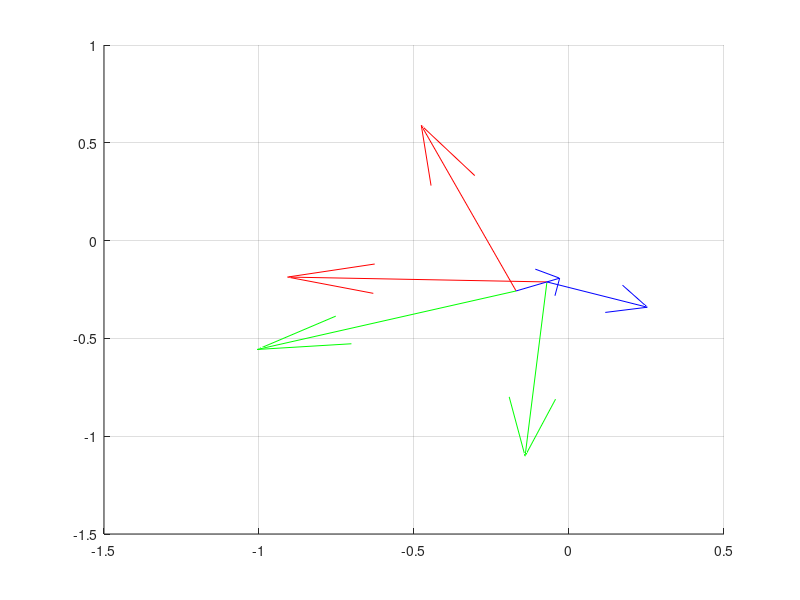
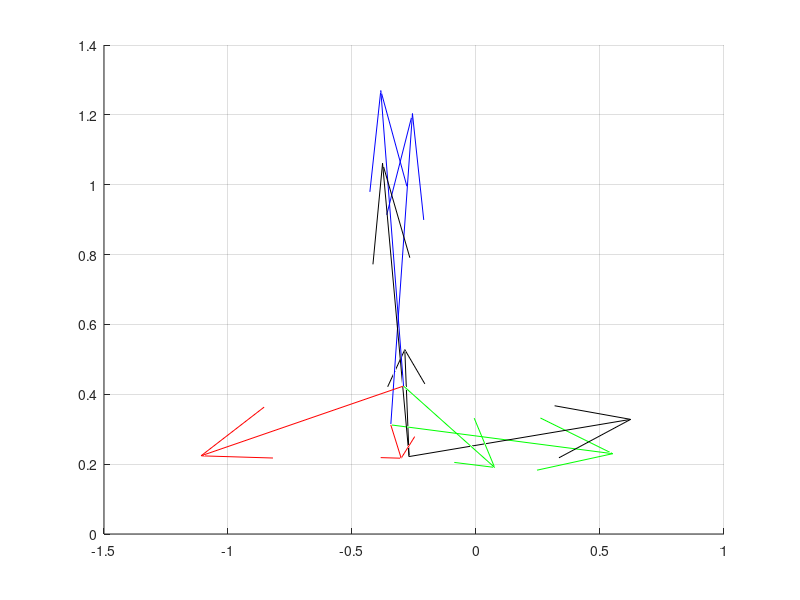

Source code (MATLAB) for these figures, in order:
clear all;
close all;

load('stylusEndEffector.mat');
load('stylusNeedleTip.mat');
load('handEyeData.mat');
rob2needle = csvread('rob2needle.csv');

stylusEndEffector_cam = stylusEndEffector;
stylusNeedleTip_cam = stylusNeedleTip;

% dist = norm(stylusNeedleTip(1:3,4)-stylusEndEffector(1:3,4))


stylusEndEffector_rob = Y*stylusEndEffector_cam;
[U,S,V] = svd(stylusEndEffector_rob(1:3,1:3));
stylusEndEffector_rob = [U*V' stylusEndEffector_rob(1:3,4); 0 0 0 1];

stylusNeedleTip_rob = Y*stylusNeedleTip_cam;
[U,S,V] = svd(stylusNeedleTip_rob(1:3,1:3));
stylusNeedleTip_rob = [U*V' stylusNeedleTip_rob(1:3,4); 0 0 0 1];
%stylusNeedleTip_rob = [stylusEndEffector_rob(1:3,1:3) stylusNeedleTip_rob(1:3,4); 0 0 0 1];
% stylusNeedleTip_rob = stylusEndEffector_rob*rob2needle;
% 
% zAxis = stylusNeedleTip_rob(1:3,4) - stylusEndEffector_rob(1:3,4);
% axisAngle = vrrotvec([0 0 1], zAxis);
% stylusNeedleTip_rob = [vrrotvec2mat(axisAngle) stylusNeedleTip_rob(1:3,4); 0 0 0 1]; 

% stylusEndEffector_rob
% stylusNeedleTip_rob
% 
% dist = norm(stylusNeedleTip_rob(1:3,4)-stylusEndEffector_rob(1:3,4))

robPose = stylusNeedleTip_rob*inv(rob2needle);

stretch = 1;

pr0 = [0 0 0 1]';
xr0 = stretch * [1 0 0 0]';
yr0 = stretch * [0 1 0 0]';
zr0 = stretch * [0 0 1 0]';

quiv_ee_cam = zeros(4,4);
quiv_nt_cam = zeros(4,4);
quiv_ee_rob = zeros(4,4);
quiv_nt_rob = zeros(4,4);
quiv_newpose_rob = zeros(4,4);

quiv_ee_cam(1,:) = stylusEndEffector_cam*pr0;
quiv_ee_cam(2,:) = stylusEndEffector_cam*xr0;
quiv_ee_cam(3,:) = stylusEndEffector_cam*yr0;
quiv_ee_cam(4,:) = stylusEndEffector_cam*zr0;

quiv_nt_cam(1,:) = stylusNeedleTip_cam*pr0;
quiv_nt_cam(2,:) = stylusNeedleTip_cam*xr0;
quiv_nt_cam(3,:) = stylusNeedleTip_cam*yr0;
quiv_nt_cam(4,:) = stylusNeedleTip_cam*zr0;

quiv_ee_rob(1,:) = stylusEndEffector_rob*pr0;
quiv_ee_rob(2,:) = stylusEndEffector_rob*xr0;
quiv_ee_rob(3,:) = stylusEndEffector_rob*yr0;
quiv_ee_rob(4,:) = stylusEndEffector_rob*zr0;

quiv_nt_rob(1,:) = stylusNeedleTip_rob*pr0;
quiv_nt_rob(2,:) = stylusNeedleTip_rob*xr0;
quiv_nt_rob(3,:) = stylusNeedleTip_rob*yr0;
quiv_nt_rob(4,:) = stylusNeedleTip_rob*zr0;

quiv_newpose_rob(1,:) = robPose*pr0;
quiv_newpose_rob(2,:) = robPose*xr0;
quiv_newpose_rob(3,:) = robPose*yr0;
quiv_newpose_rob(4,:) = robPose*zr0;

figure();
hold on
grid on;
quiver3(quiv_ee_cam(1,1),quiv_ee_cam(1,2),quiv_ee_cam(1,3),quiv_ee_cam(2,1),quiv_ee_cam(2,2),quiv_ee_cam(2,3),'r');
quiver3(quiv_ee_cam(1,1),quiv_ee_cam(1,2),quiv_ee_cam(1,3),quiv_ee_cam(3,1),quiv_ee_cam(3,2),quiv_ee_cam(3,3),'g');
quiver3(quiv_ee_cam(1,1),quiv_ee_cam(1,2),quiv_ee_cam(1,3),quiv_ee_cam(4,1),quiv_ee_cam(4,2),quiv_ee_cam(4,3),'b');

quiver3(quiv_nt_cam(1,1),quiv_nt_cam(1,2),quiv_nt_cam(1,3),quiv_nt_cam(2,1),quiv_nt_cam(2,2),quiv_nt_cam(2,3),'r');
quiver3(quiv_nt_cam(1,1),quiv_nt_cam(1,2),quiv_nt_cam(1,3),quiv_nt_cam(3,1),quiv_nt_cam(3,2),quiv_nt_cam(3,3),'g');
quiver3(quiv_nt_cam(1,1),quiv_nt_cam(1,2),quiv_nt_cam(1,3),quiv_nt_cam(4,1),quiv_nt_cam(4,2),quiv_nt_cam(4,3),'b');
hold off;

figure();
hold on
grid on;
quiver3(quiv_ee_rob(1,1),quiv_ee_rob(1,2),quiv_ee_rob(1,3),quiv_ee_rob(2,1),quiv_ee_rob(2,2),quiv_ee_rob(2,3),'r');
quiver3(quiv_ee_rob(1,1),quiv_ee_rob(1,2),quiv_ee_rob(1,3),quiv_ee_rob(3,1),quiv_ee_rob(3,2),quiv_ee_rob(3,3),'g');
quiver3(quiv_ee_rob(1,1),quiv_ee_rob(1,2),quiv_ee_rob(1,3),quiv_ee_rob(4,1),quiv_ee_rob(4,2),quiv_ee_rob(4,3),'b');

quiver3(quiv_nt_rob(1,1),quiv_nt_rob(1,2),quiv_nt_rob(1,3),quiv_nt_rob(2,1),quiv_nt_rob(2,2),quiv_nt_rob(2,3),'r');
quiver3(quiv_nt_rob(1,1),quiv_nt_rob(1,2),quiv_nt_rob(1,3),quiv_nt_rob(3,1),quiv_nt_rob(3,2),quiv_nt_rob(3,3),'g');
quiver3(quiv_nt_rob(1,1),quiv_nt_rob(1,2),quiv_nt_rob(1,3),quiv_nt_rob(4,1),quiv_nt_rob(4,2),quiv_nt_rob(4,3),'b');

quiver3(quiv_newpose_rob(1,1),quiv_newpose_rob(1,2),quiv_newpose_rob(1,3),quiv_newpose_rob(2,1),quiv_newpose_rob(2,2),quiv_newpose_rob(2,3),'k');
quiver3(quiv_newpose_rob(1,1),quiv_newpose_rob(1,2),quiv_newpose_rob(1,3),quiv_newpose_rob(3,1),quiv_newpose_rob(3,2),quiv_newpose_rob(3,3),'k');
quiver3(quiv_newpose_rob(1,1),quiv_newpose_rob(1,2),quiv_newpose_rob(1,3),quiv_newpose_rob(4,1),quiv_newpose_rob(4,2),quiv_newpose_rob(4,3),'k');
hold off;

